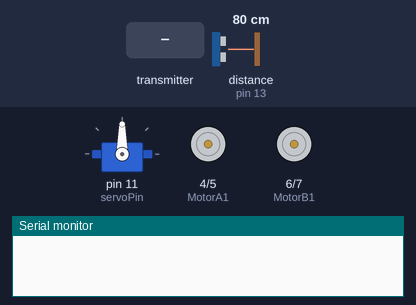
A sketch run on a simulated Arduino Mega 2560, built with avr-gcc and run on an emulated ATmega2560. On the bench: servo, motor-driver pin pairs drawn as motors (green arrow = first pin HIGH = forward, orange = second pin HIGH = backward, longer = more drive, scaled by the enable pin), the last lines printed to the serial monitor. The inputs (shaded band) are chosen by the test bench; at power-on: distance to the obstacle (sensor on pin 13) 80 cm. The echo pulse lasts 58.3 µs per cm; no radio packets arrive unless stated.

Above: at 1.2 s.
1.3 s: the transmitter starts sending xAxis = 256
At 2.3 s:
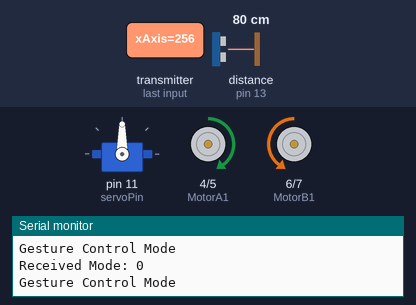
2.8 s: the transmitter starts sending mode = 1
At 3.4 s:
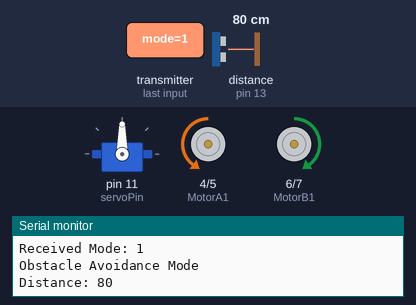
4.3 s: the transmitter starts sending mode = 0
At 5.6 s:
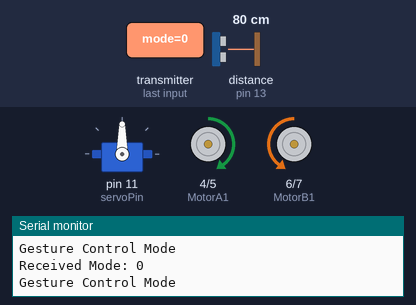
7.3 s: the transmitter starts sending yAxis = 0
10.3 s: the transmitter starts sending xAxis = 0
At 11.5 s:
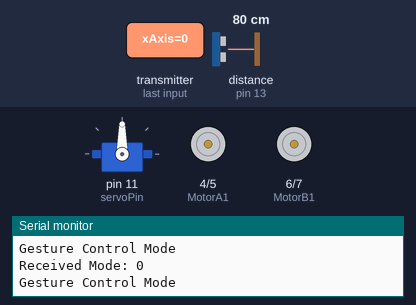
11.8 s: the transmitter starts sending yAxis = 256
At 12.7 s:
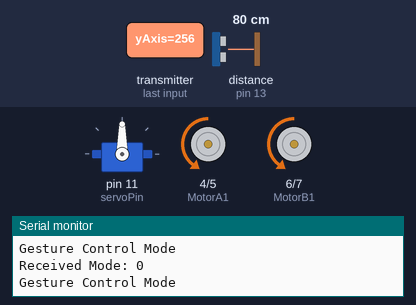
Timing chart, 0 to 14.3 s (numbered marks = the images above; inputs shaded):
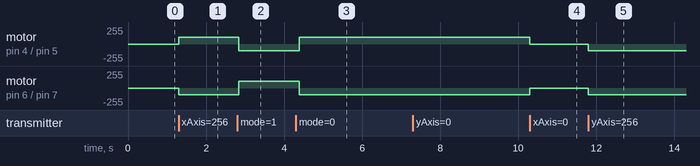

The sketch:

299RECEIVER.ino
```cpp
#include <SPI.h>
#include <nRF24L01.h>
#include <RF24.h>
#include <Servo.h>

// Motor control pins
int ENA = 3;
int ENB = 9;
int MotorA1 = 4;
int MotorA2 = 5;
int MotorB1 = 6;
int MotorB2 = 7;

// Ultrasonic sensor pins
const int trigPin = 12;
const int echoPin = 13;
long duration;
int distance;

// Servo motor pin
int servoPin = 11;
Servo Myservo;

// IR sensor pins for line following
const int IR_SENSOR_RIGHT = 22; // Replace with the actual pin
const int IR_SENSOR_LEFT = 23;  // Replace with the actual pin

// nRF24L01 setup
RF24 radio(8, 10); // CE and CSN pins for nRF24L01
const byte address[6] = "00001"; // Communication address

struct Data {
  int xAxis;
  int yAxis;
  int mode;  // 0: Gesture Control, 1: Obstacle Avoidance, 2: Line Following
};
Data receiveData;

void setup() {
  Serial.begin(9600);

  // Initialize nRF24L01
  radio.begin();
  radio.openReadingPipe(0, address);
  radio.setPALevel(RF24_PA_MIN);
  radio.setDataRate(RF24_250KBPS);
  radio.startListening();

  // Motor pins setup
  pinMode(ENA, OUTPUT);
  pinMode(ENB, OUTPUT);
  pinMode(MotorA1, OUTPUT);
  pinMode(MotorA2, OUTPUT);
  pinMode(MotorB1, OUTPUT);
  pinMode(MotorB2, OUTPUT);

  // Ultrasonic sensor setup
  pinMode(trigPin, OUTPUT);
  pinMode(echoPin, INPUT);

  // IR sensor pins setup
  pinMode(IR_SENSOR_RIGHT, INPUT);
  pinMode(IR_SENSOR_LEFT, INPUT);

  // Servo setup
  Myservo.attach(servoPin);
  Myservo.write(90);  // Initialize servo to center position
}

void loop() {
  while (radio.available()) {
    radio.read(&receiveData, sizeof(Data));

    // Print the received mode
    Serial.print("Received Mode: ");
    Serial.println(receiveData.mode);

    if (receiveData.mode == 0) {
      Serial.println("Gesture Control Mode");
      gestureControl();
    } else if (receiveData.mode == 1) {
      Serial.println("Obstacle Avoidance Mode");
      obstacleAvoidance();
    } else if (receiveData.mode == 2) {
      Serial.println("Line Following Mode");
      lineFollowing();
    }
  }
}

void gestureControl() {
  if (abs(receiveData.xAxis) < 49 && abs(receiveData.yAxis) < 49) {
    stopMotors();
  } else if (receiveData.xAxis < -50) {  // Forward
    moveForward();
  } else if (receiveData.xAxis > 50) {  // Backward
    moveBackward();
  } else if (receiveData.yAxis < -50) {  // Left
    turnLeft();
  } else if (receiveData.yAxis > 50) {  // Right
    turnRight();
  }
}

void obstacleAvoidance() {
  // Ultrasonic sensor distance calculation
  digitalWrite(trigPin, LOW);
  delayMicroseconds(2);
  digitalWrite(trigPin, HIGH);
  delayMicroseconds(10);
  digitalWrite(trigPin, LOW);
  duration = pulseIn(echoPin, HIGH);
  distance = duration / 58.2;

  Serial.print("Distance: ");
  Serial.println(distance);

  if (distance > 15) {
    Serial.println("Path Clear - Moving Forward");
    Myservo.write(90);
    moveForward();
  } else if (distance <= 15 && distance > 0) {
    Serial.println("Obstacle Detected - Avoiding");
    stopMotors();
    delay(100);

    Myservo.write(0);  // Check left
    delay(500);
    Myservo.write(180);  // Check right
    delay(500);
    Myservo.write(90);  // Reset to center
    delay(500);

    moveBackward();  // Reverse
    delay(500);
    stopMotors();

    turnLeft();  // Turn left to avoid
    delay(500);
  }
}

void lineFollowing() {
  int rightIRSensorValue = digitalRead(IR_SENSOR_RIGHT); // Reading IR sensor values
  int leftIRSensorValue = digitalRead(IR_SENSOR_LEFT);

  // Print IR sensor values for debugging
  Serial.print("Left Sensor: ");
  Serial.print(leftIRSensorValue);
  Serial.print("  Right Sensor: ");
  Serial.println(rightIRSensorValue);

  if (leftIRSensorValue == LOW && rightIRSensorValue == LOW) {
    // Both sensors detect the line
    Serial.println("Both sensors on line - Moving forward");
    moveForward();
  } else if (leftIRSensorValue == LOW && rightIRSensorValue == HIGH) {
    // Left sensor detects the line, right does not
    Serial.println("Left sensor on line - Turning left");
    turnLeft();
  } else if (leftIRSensorValue == HIGH && rightIRSensorValue == LOW) {
    // Right sensor detects the line, left does not
    Serial.println("Right sensor on line - Turning right");
    turnRight();
  } else if (leftIRSensorValue == HIGH && rightIRSensorValue == HIGH) {
    // Both sensors do not detect the line (lost track)
    Serial.println("Lost line - Stopping");
    stopMotors();
  }
}

void controlMotors(int rightSpeed, int leftSpeed) {
  analogWrite(ENA, abs(rightSpeed));
  analogWrite(ENB, abs(leftSpeed));

  if (rightSpeed > 0) {
    digitalWrite(MotorA1, LOW);
    digitalWrite(MotorA2, HIGH);
  } else {
    digitalWrite(MotorA1, HIGH);
    digitalWrite(MotorA2, LOW);
  }

  if (leftSpeed > 0) {
    digitalWrite(MotorB1, LOW);
    digitalWrite(MotorB2, HIGH);
  } else {
    digitalWrite(MotorB1, HIGH);
    digitalWrite(MotorB2, LOW);
  }
}

void stopMotors() {
  digitalWrite(MotorA1, LOW);
  digitalWrite(MotorA2, LOW);
  digitalWrite(MotorB1, LOW);
  digitalWrite(MotorB2, LOW);
  analogWrite(ENA, 0);
  analogWrite(ENB, 0);
}

void moveForward() {
  digitalWrite(MotorA1, LOW);
  digitalWrite(MotorA2, HIGH);
  digitalWrite(MotorB1, HIGH);
  digitalWrite(MotorB2, LOW);
  analogWrite(ENA, 100);  // Slower speed (80)
  analogWrite(ENB, 100);  // Slower speed (80)
}

void moveBackward() {
  digitalWrite(MotorA1, HIGH);
  digitalWrite(MotorA2, LOW);
  digitalWrite(MotorB1, LOW);
  digitalWrite(MotorB2, HIGH);
  analogWrite(ENA, 100);  // Slower speed (80)
  analogWrite(ENB, 100);  // Slower speed (80)
}

void turnLeft() {
  digitalWrite(MotorA1, HIGH);
  digitalWrite(MotorA2, LOW);
  digitalWrite(MotorB1, HIGH);
  digitalWrite(MotorB2, LOW);
  analogWrite(ENA, 100);  // Slower speed (80)
  analogWrite(ENB, 100);  // Slower speed (80)
}

void turnRight() {
  digitalWrite(MotorA1, LOW);
  digitalWrite(MotorA2, HIGH);
  digitalWrite(MotorB1, LOW);
  digitalWrite(MotorB2, HIGH);
  analogWrite(ENA, 100);  // Slower speed (80)
  analogWrite(ENB, 100);  // Slower speed (80)
}
```

Measured:
- after the input at 1.3 s, motor on pin 4 (MotorA1) / pin 5 (MotorA2): stopped → forward 100/255 at once; motor on pin 6 (MotorB1) / pin 7 (MotorB2): stopped → backward 100/255 at once
- after the input at 2.8 s, motor on pin 4 (MotorA1) / pin 5 (MotorA2): forward 100/255 → backward 100/255 at once; motor on pin 6 (MotorB1) / pin 7 (MotorB2): backward 100/255 → forward 100/255 at once
- after the input at 4.3 s, motor on pin 4 (MotorA1) / pin 5 (MotorA2): backward 100/255 → forward 100/255 after 0.09 s; motor on pin 6 (MotorB1) / pin 7 (MotorB2): forward 100/255 → backward 100/255 after 0.09 s
- after the input at 10.3 s, motor on pin 4 (MotorA1) / pin 5 (MotorA2): forward 100/255 → stopped at once; motor on pin 6 (MotorB1) / pin 7 (MotorB2): backward 100/255 → stopped at once
- after the input at 11.8 s, motor on pin 4 (MotorA1) / pin 5 (MotorA2), motor on pin 6 (MotorB1) / pin 7 (MotorB2): stopped → backward 100/255 at once
